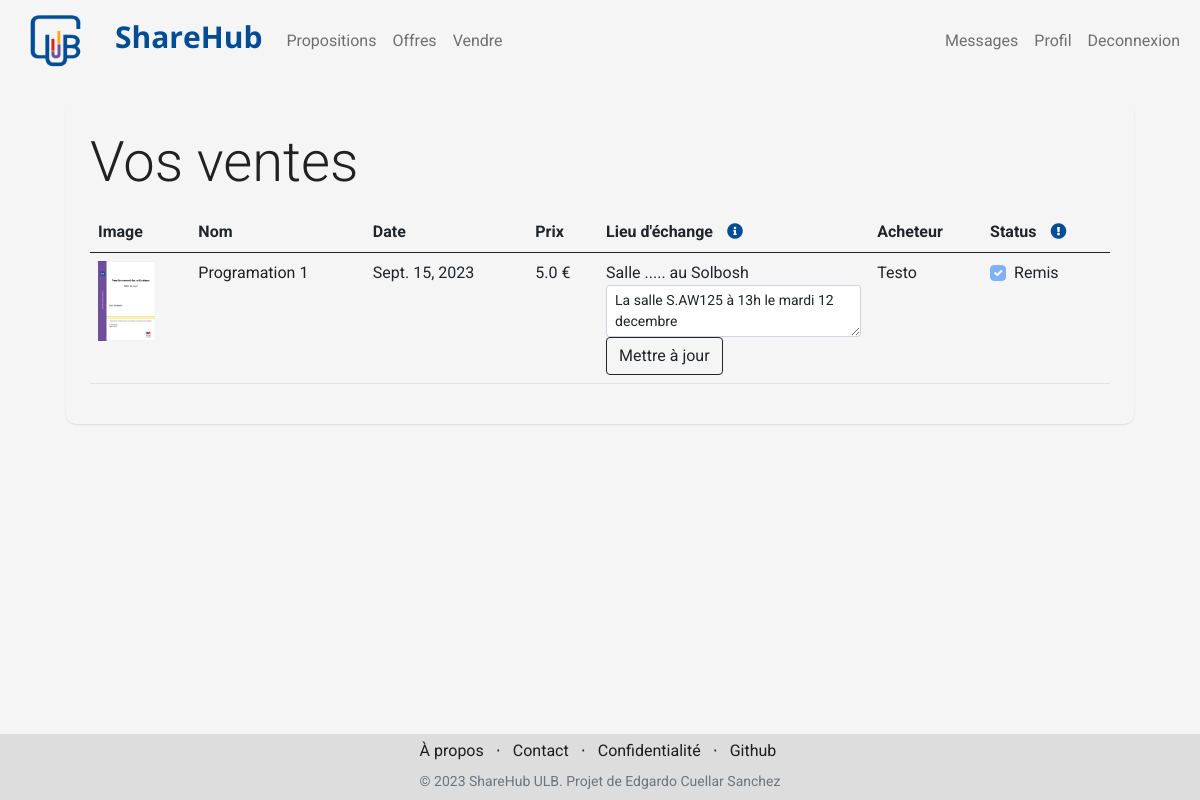
The app's page /sales (signed in) with its own data.
### store/models/orders.py (models this page shows, shortened)
class Order(models.Model):
    product = models.ForeignKey(Products, on_delete=models.CASCADE)
    buyer = models.ForeignKey(
        Customer,
        on_delete=models.CASCADE,
        related_name='buyer_orders'  # Specify a related name for the buyer
    )
    seller = models.ForeignKey(
        Customer,
        on_delete=models.CASCADE,
        related_name='seller_orders'  # Specify a related name for the seller
    )
    price = models.IntegerField()
    place_description = models.CharField(max_length=200, default='', blank=True)
    date = models.DateField(default=datetime.datetime.today)
    status = models.BooleanField(default=False)
    rated = models.IntegerField(default=0)
    @staticmethod
    def get_orders_by_seller(seller_id):
        return Order.objects.filter(seller_id=seller_id).order_by('-date')

### store/models/product.py (models this page shows, shortened)
class Products(models.Model):
    user_id = models.CharField(max_length=50)
    name = models.CharField(max_length=60)
    price= models.IntegerField(default=0)
    category= models.ForeignKey(Category,on_delete=models.CASCADE,default=1 )
    condition= models.ForeignKey(Condition,on_delete=models.CASCADE,default=1 )
    place= models.ForeignKey(Place,on_delete=models.CASCADE,default=1 )
    description= models.CharField(max_length=250, default='', blank=True, null= True)
    image= models.ImageField(upload_to='products/')
    date = models.IntegerField(default=2000)
    sold = models.BooleanField(default=False)

### store/models/category.py (models this page shows, shortened)
class Place(models.Model):
    name= models.CharField(max_length=50)
    def __str__(self):
        return self.name

### store/models/customer.py (models this page shows, shortened)
class Customer(models.Model):
    first_name = models.CharField(max_length=50)
    last_name = models.CharField (max_length=50)
    description = models.CharField(max_length=288)
    faculty = models.CharField(max_length=50)
    email=models.EmailField()
    password = models.CharField(max_length=100)

### store/middlewares/auth.py (the view)
    def middleware(request):
        print(request.session.get('customer'))
        returnUrl = request.META['PATH_INFO']
        print(request.META['PATH_INFO'])
        if not request.session.get('customer'):
           return redirect(f'login?return_url={returnUrl}')
        response = get_response(request)
        return response

### store/templatetags/custom_filter.py (called while the page is built)
@register.filter(name='currency')
def currency(number):
    price = number / 100
    return str(price) + " €"

### store/views/sales.py (called while the page is built)
    def get(self , request ):
        if not request.session.get('customer'):
            return redirect('login')
        seller = request.session.get('customer')
        orders = Order.get_orders_by_seller(seller)
        return render(request , 'sales.html'  , {'orders' : orders})

### store/templates/sales.html (shortened to what this page needs)
{% extends 'base.html' %}
{% block content %}
{% load cart %}
{% load custom_filter %}
<div class="container">
   <div class="main-container p-4 m-4">
        <p class="display-4 pl-4 ml-4">Vos ventes</p>
        <table class="table">
            <thead>
                <tr>
                    <th>Image</th>
                    <th>Nom</th>
                    <th>Date</th>
                    <th>Prix</th>
                    <th>Lieu d'échange
                        <i class="fas fa-info-circle" style="color: #004D95; margin-left: 10px;" data-bs-toggle="tooltip" data-bs-html="true"
                            title="Veillez préciser la manière dont vous souhaitez remettre le produit, ou envoyez un message à votre acheteur.">
                        </i>
                    </th>
                    <th>Acheteur</th>
                    <th>Status
                    <i class="fas fa-exclamation-circle" style="color: #004D95; margin-left: 10px;" data-bs-toggle="tooltip" data-bs-html="true"
                        title="Lorsque vous indiquez le produit comme remis vous ne pouvez plus revenir en arrière.">
                    </i>
                    </th>
                </tr>
            </thead>
            <tbody>
                {% for order in orders %}
                <form action="/sales" method="POST" enctype="multipart/form-data">
                    <tr>
                        <td><img style="height: 80px;" class="" src="{{order.product.image.url}}" alt=""></td>
                        <td><a href="product/{{order.product.id}}">{{order.product.name}}</a></td>
                        <td>{{order.date}}</td>
                        <td>{{order.price|currency}}</td>
                        <td>
                            <label>{{order.product.place}}</label>
                            <div class="form-group">
                                <textarea type="text" name="place_description" id=""
                                value="{{values.description}}"
                                class=" form-control-sm form-control input-block"
                                placeholder="{{product.description}}">{{order.place_description}}</textarea>
                            </div>
                            <input type="submit" class="btn btn-outline-dark flex-shrink-0" value="Mettre à jour">
                        </td>
                        <td><a href="profile/{{order.buyer.id}}">{{order.buyer.first_name}}</a></td>
                        <td>
                            <div class="form-check">
                                <label class="form-check-label" for="statusCheckbox">
                                    Remis
                                </label>
                                <input class="form-check-input" type="checkbox" name="status" id="statusCheckbox"
                                {% if order.status %}checked disabled{% endif %}>
                            </div>
                        </td>
                    </tr>
                </form>
                {% endfor %}
            </tbody>
        </table>
   </div>
</div>
{% endblock %}

### store/templates/base.html (style rules this page uses)
body { font-family: 'Roboto', sans-serif; background-color: #F5F5F5; min-height: 100vh; display: flex; flex-direction: column; }

### store/templates/sales.html (style rules this page uses)
a { text-decoration: none !important; color: #000000dd; }
.main-container { border-radius: 10px; color: #000000dd; -webkit-box-shadow: 0 1px 2px 0 rgba(0, 0, 0, 0.1); box-shadow: 0 1px 2px 0 rgba(0, 0, 0, 0.1); }

### records on screen
Order: product.image (picture), product.name "Programation 1", date "Sept. 15, 2023", price "5.0 €", product.place "Salle ..... au Solbosh", place_description "La salle S.AW125 à 13h le mardi 12 decembre", buyer.first_name "Testo", status "☑"
